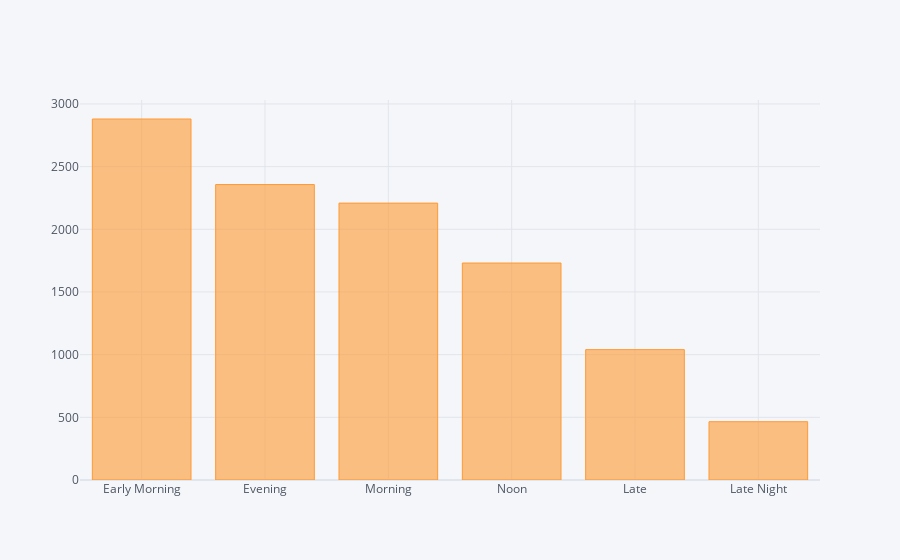

Notebook cell for this chart:
### Code cell
data['Dep_Time_hour'].apply(flight_dep_time).value_counts().iplot(kind='bar')

### Figure 1 — Plotly figure (JSON) as saved in the notebook; plotly's stock layout.template omitted (floating-point values rounded to 4 significant figures)
{"data": [{"marker": {"color": "rgba(255, 153, 51, 0.6)", "line": {"color": "rgba(255, 153, 51, 1.0)", "width": 1}}, "name": "Dep_Time_hour", "orientation": "v", "text": "", "type": "bar", "x": ["Early Morning", "Evening", "Morning", "Noon", "Late", "Late Night"], "y": [2880, 2357, 2209, 1731, 1040, 465]}], "layout": {"legend": {"bgcolor": "#F5F6F9", "font": {"color": "#4D5663"}}, "paper_bgcolor": "#F5F6F9", "plot_bgcolor": "#F5F6F9", "title": {"font": {"color": "#4D5663"}}, "xaxis": {"gridcolor": "#E1E5ED", "showgrid": true, "tickfont": {"color": "#4D5663"}, "title": {"font": {"color": "#4D5663"}, "text": ""}, "zerolinecolor": "#E1E5ED"}, "yaxis": {"gridcolor": "#E1E5ED", "showgrid": true, "tickfont": {"color": "#4D5663"}, "title": {"font": {"color": "#4D5663"}, "text": ""}, "zerolinecolor": "#E1E5ED"}}}
